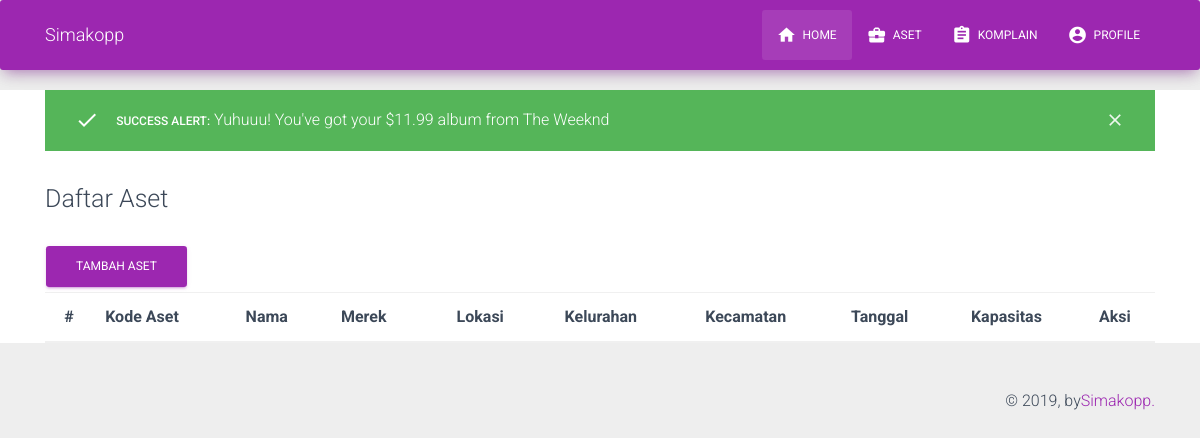
/index.php/dashboard, run on an earlier commit of the app's database.
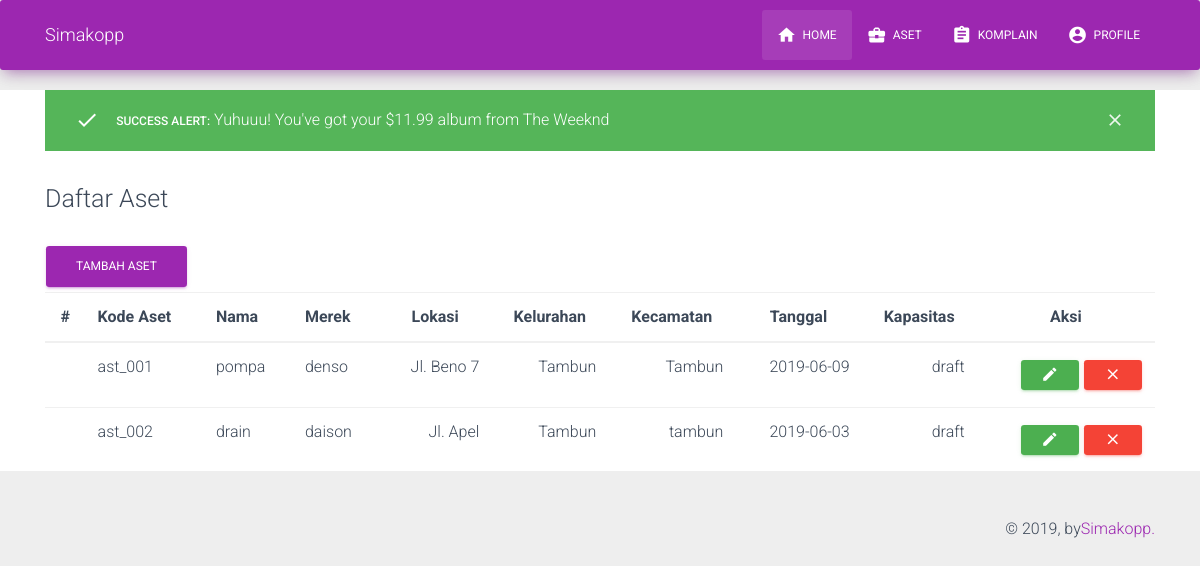
And on a later commit of the database.
### tables this page shows
CREATE TABLE `tbl_aset` (
  `kode_aset` varchar(10) NOT NULL,
  `nama_aset` varchar(20) NOT NULL,
  `merk` varchar(20) NOT NULL,
  `lokasi` varchar(30) NOT NULL,
  `kelurahan` varchar(30) NOT NULL,
  `kecamatan` varchar(30) NOT NULL,
  `tanggal` date NOT NULL,
  `kapasitas` varchar(20) NOT NULL
);

### application/controllers/Dashboard.php (called while the page is built, shortened)
<?php defined('BASEPATH') OR exit('No direct script access allowed');
class Dashboard extends CI_Controller {
	public function __construct() {
		$this->load->model('m_aset');
	}
	public function index()	{
		$data = array(
			'title' => 'Dashboard | Simakopp',
			'ast' => $this->m_aset->data()
		);
        $this->load->view('header', $data);
        $this->load->view('navbar');
		$this->load->view('dashboard');
		$this->load->view('js');
	}
}

### index.php (called while the page is built, shortened)
<?php
require_once BASEPATH.'core/CodeIgniter.php';

### application/models/M_aset.php (called while the page is built, shortened)
<?php
class M_aset extends CI_Model {
    public $table ="tbl_aset";
    public function data() {
        $query = "SELECT * FROM $this->table ORDER BY kode_aset ASC";
        return $this->db->query($query)->result();
    }
}

### application/views/dashboard.php (the view, shortened to what this page needs)
<div class="main">
<div class="container">
<div class="alert alert-success">
  <div class="container">
    <div class="alert-icon">
      <i class="material-icons">check</i>
    </div>
    <button type="button" class="close" data-dismiss="alert" aria-label="Close">
      <span aria-hidden="true"><i class="material-icons">clear</i></span>
    </button>
    <b>Success Alert:</b> Yuhuuu! You&apos;ve got your $11.99 album from The Weeknd
  </div>
</div>
    <div class="title">
        <h3>Daftar Aset</h3>
    </div>
    <div class="row">
        <div class="col-md-12 ml-auto mr-auto">
            <a href="<?=base_URL()?>dashboard/tambah/"><button class="btn btn-primary">Tambah Aset</button></a>
        </div>
    </div>
<table class="table">
    <thead>
        <tr>
            <th class="text-center">#</th>
            <th>Kode Aset</th>
            <th>Nama</th>
            <th>Merek</th>
            <th class="text-center">Lokasi</th>
            <th class="text-center">Kelurahan</th>
            <th class="text-center">Kecamatan</th>
            <th class="text-center">Tanggal</th>
            <th class="text-center">Kapasitas</th>
            <th class="text-center">Aksi</th>
        </tr>
    </thead>
    <tbody>
    <?php
        foreach($ast as $a) :
    ?>
        <tr>
            <td class="text-center"></td>
            <td><?=$a->kode_aset?></td>
            <td><?=$a->nama_aset?></td>
            <td><?=$a->merk?></td>
            <td class="text-right"><?=$a->lokasi?></td>
            <td class="text-right"><?=$a->kelurahan?></td>
            <td class="text-right"><?=$a->kecamatan?></td>
            <td class="text-right"><?=$a->tanggal?></td>
            <td class="text-right"><?=$a->kapasitas?></td>
            <td class="td-actions text-right">
                <button type="button" rel="tooltip" class="btn btn-success btn-sm">
                    <i class="material-icons">edit</i>
                </button>
                <button type="button" rel="tooltip" class="btn btn-danger btn-sm">
                    <i class="material-icons">close</i>
                </button>
            </td>
            <?php endforeach; ?>
        </tr>
    </tbody>
</table>
</div>
</div>
<footer class="footer">
  <div class="container">
  <div class="copyright float-right">
    &copy;
    , by<a href="#" target="_blank">Simakopp.
  </div>
  </div>
</footer>

### application/views/header.php (shortened to what this page needs)
<!DOCTYPE html>
<html lang="en">
<head>
  <link rel="stylesheet" href="https://maxcdn.bootstrapcdn.com/font-awesome/latest/css/font-awesome.min.css">
  <link href="<?=base_URL()?>assets/css/material-kit.css?v=2.0.5" rel="stylesheet" />
  <link href="<?=base_URL()?>assets/demo/demo.css" rel="stylesheet" />
</head>

### application/views/navbar.php (shortened to what this page needs)
<nav class="navbar navbar-expand-lg bg-primary">
    <div class="container">
        <div class="navbar-translate">
        <a class="navbar-brand" href="<?=base_URL()?>dashboard">Simakopp</a>
        </div>
        <div class="collapse navbar-collapse">
        <ul class="navbar-nav ml-auto">
            <li class="active nav-item">
            <a href="#" class="nav-link">
                <i class="material-icons">home</i> Home
            </a>
            </li>
            <li class="nav-item">
            <a href="#" class="nav-link">
                <i class="material-icons">business_center</i> Aset
            </a>
            </li>
            <li class="nav-item">
            <a href="#" class="nav-link">
                <i class="material-icons">assignment</i> Komplain
            </a>
            </li>
            <li class="nav-item">
            <a href="#" class="nav-link">
                <i class="material-icons">account_circle</i> Profile
            </a>
            </li>
        </ul>
        </div>
    </div>
</nav>

### application/views/js.php (shortened to what this page needs)
</body>
</html>

### assets/demo/demo.css (style rules this page uses)
.title { margin-top: 30px; min-height: 32px; }

What changed in the data, as far as the page shows it:
added tbl_aset: kode_aset "ast_001", nama_aset "pompa", merk "denso", lokasi "Jl. Beno 7", kelurahan "Tambun", kecamatan "Tambun", tanggal "2019-06-09", kapasitas "draft"
added tbl_aset: kode_aset "ast_002", nama_aset "drain", merk "daison", lokasi "Jl. Apel", kelurahan "Tambun", kecamatan "tambun", tanggal "2019-06-03", kapasitas "draft"
